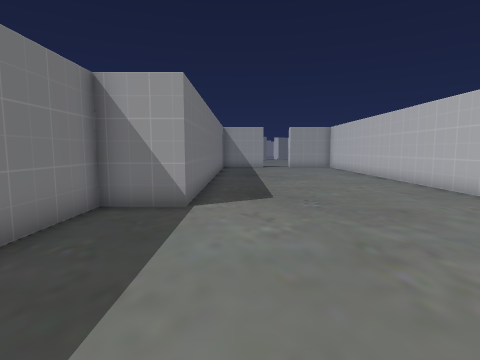
[1] (above)

16 first-person views from a walk through a 3-D level made in the Unity game engine. The camera is 1.3 m above the floor, tilts 6° down and sees 80° across. The floor is counted in squares, 1 m on a side. Each view is taken from the middle of a square. On the plan, view 1 faces up. The plan holds only what a view shows up to about 13 squares ahead; the rest is blank. The place goes on beyond the plan. The player is left out. Some surface patterns are stand-ins.

[2]
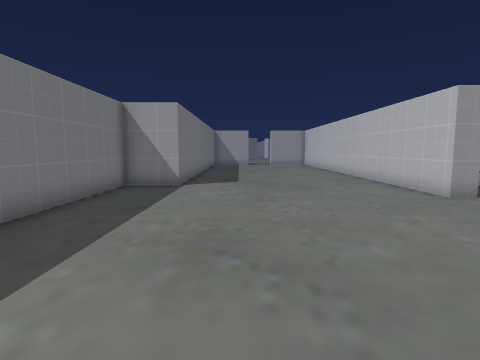

[3]
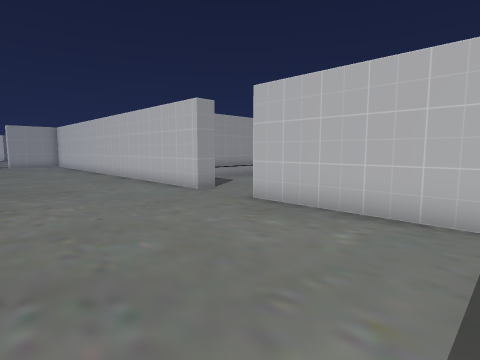

[4]
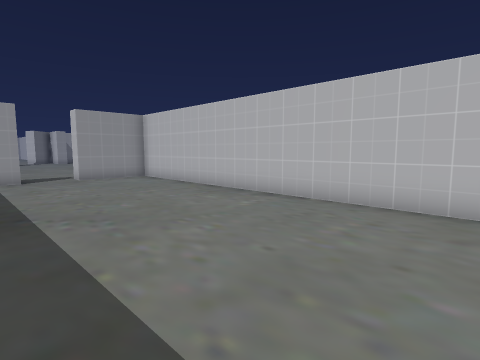

[5]
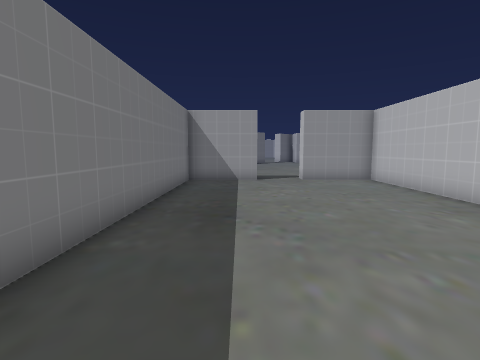

[6]
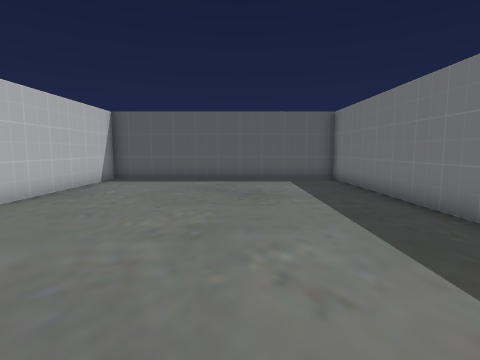

[7]
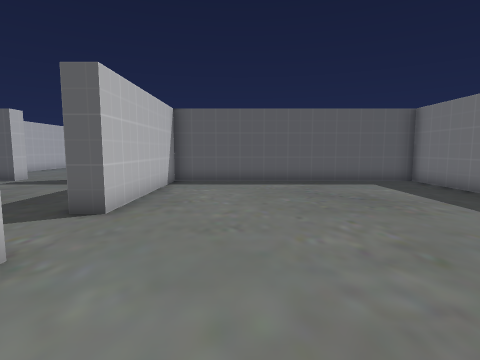

[8]
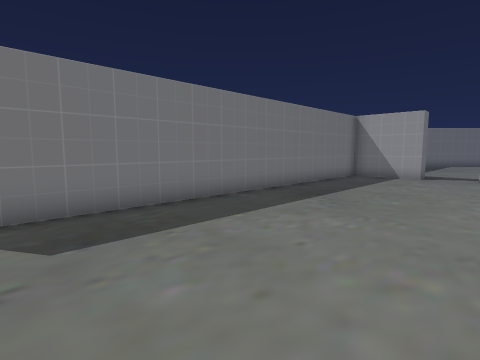

[9]
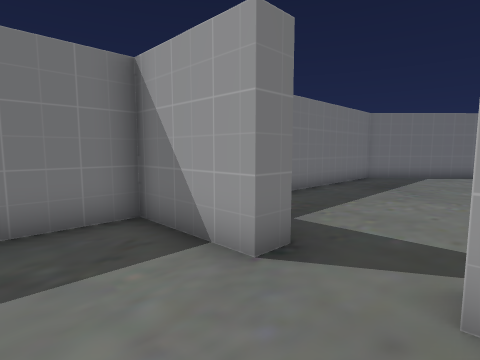

[10]
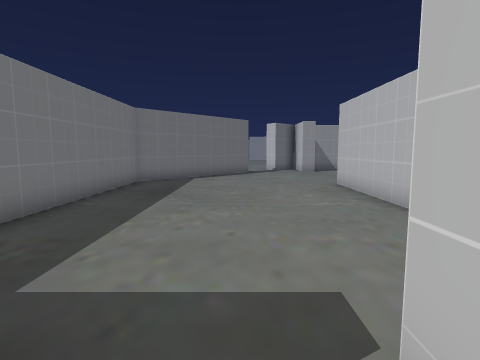

[11]
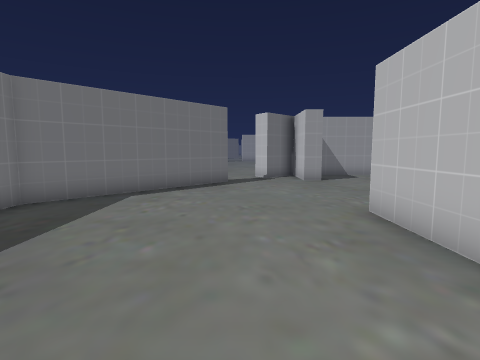

[12]
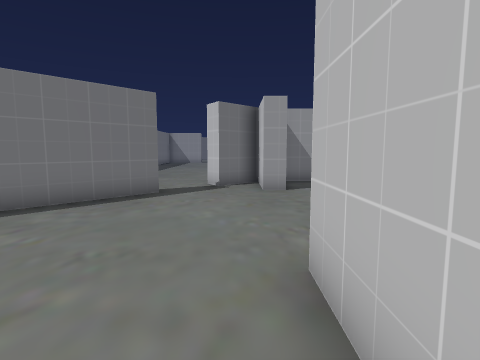

[13]
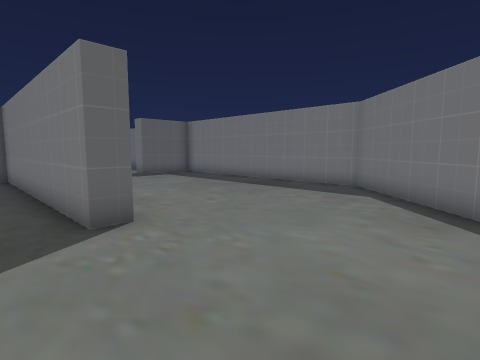

[14]
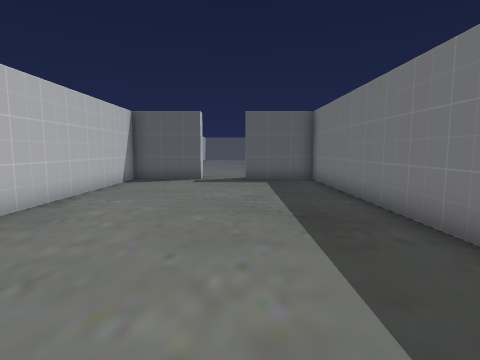

[15]
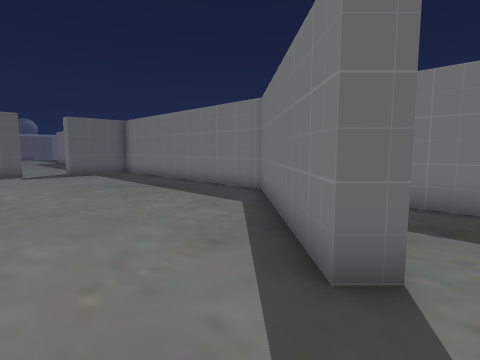

[16]
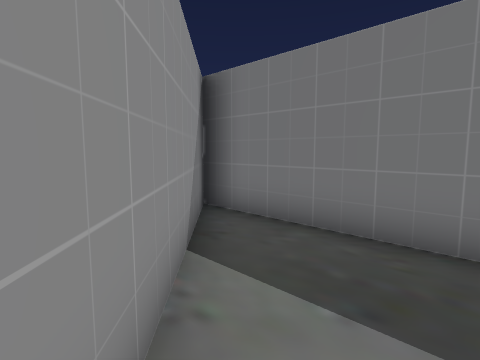

### Floor plan
Points are (right, up) in squares from view 1. A wall is a line through its corners. A room is listed if a view was taken in it or the views show most of it. See-through windows are left out.
Room 1 (views 1, 2, 3, 4, 5, 6, 7, 8, 9, 10)
walls: (6.8, 3.7) (6.8, 21.5) (3.8, 21.5); (1.8, 21.5) (-1.2, 21.5) (-1.2, 6.5) (-3.2, 6.5) (-3.2, -5) (6.8, -5) (6.8, 1.3)
ways out: opening at (2.5, 22) to room 2; opening at (7, 2.5)
Room 2 (views 11, 12, 13, 14, 15, 16)
walls: (3, 38.3) (3.5, 37.7) (-1.2, 32.7) (-1.2, 22.3) (1.8, 22.3) (1.8, 21.5); (3.8, 21.5) (3.8, 22.3) (6.8, 22.3) (6.8, 32) (7.5, 32) (7.5, 22.2); (7.6, 38.2) (6.8, 38.2) (6.8, 39.2)
ways out: opening at (2.5, 22) to room 1; opening at (3, 39)

Where each view was taken, in squares from view 1:
view 1: 0 up, 0 right, facing up
view 2: 4 down, 1 right, facing up
view 3: 4 down, 1 right, facing up-right
view 4: 8 up, 0 right, facing up-right
view 5: 9 up, 1 right, facing up
view 6: 8 up, 1 right, facing down
view 7: 7 up, 4 right, facing down
view 8: 7 up, 5 right, facing up-left
view 9: 19 up, 4 right, facing up-left
view 10: 21 up, 3 right, facing up
view 11: 26 up, 4 right, facing up
view 12: 29 up, 6 right, facing up
view 13: 37 up, 9 right, facing down-left
view 14: 35 up, 2 right, facing down
view 15: 39 up, 6 right, facing down-left
view 16: 39 up, 3 right, facing down-left
